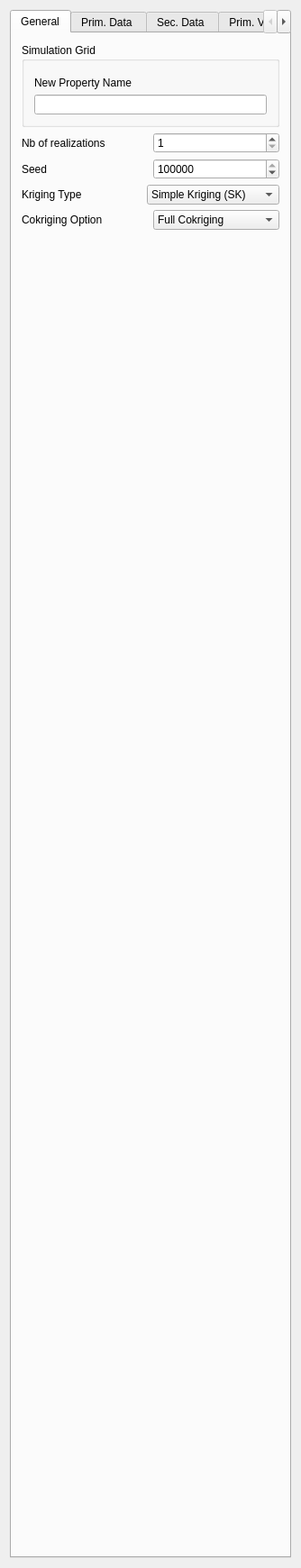
<?xml version="1.0" encoding="UTF-8"?>
<ui version="4.0">
 <class>Cosgsim</class>
 <widget class="QWidget" name="Cosgsim">
  <property name="geometry">
   <rect>
    <x>0</x>
    <y>0</y>
    <width>334</width>
    <height>1740</height>
   </rect>
  </property>
  <property name="windowTitle">
   <string>CoSgsim</string>
  </property>
  <property name="AlgorithmCategory" stdset="0">
   <string>Simulation</string>
  </property>
  <property name="AlgorithmDescription" stdset="0">
   <string>sequential gaussian co-simulation</string>
  </property>
  <layout class="QVBoxLayout" name="verticalLayout_11">
   <item>
    <widget class="QTabWidget" name="tabWidget2">
     <property name="tabShape">
      <enum>QTabWidget::Rounded</enum>
     </property>
     <property name="currentIndex">
      <number>0</number>
     </property>
     <widget class="QWidget" name="tab1">
      <attribute name="title">
       <string>General</string>
      </attribute>
      <layout class="QVBoxLayout" name="verticalLayout_2">
       <item>
        <widget class="QGroupBox" name="SimulationGrid">
         <property name="maximumSize">
          <size>
           <width>32767</width>
           <height>140</height>
          </size>
         </property>
         <property name="title">
          <string>Simulation Grid</string>
         </property>
         <layout class="QVBoxLayout" name="verticalLayout">
          <item>
           <widget class="GridSelector" name="Grid_Name"/>
          </item>
          <item>
           <widget class="QLabel" name="TextLabel2">
            <property name="text">
             <string>New Property Name</string>
            </property>
            <property name="wordWrap">
             <bool>false</bool>
            </property>
           </widget>
          </item>
          <item>
           <widget class="QLineEdit" name="Property_Name"/>
          </item>
         </layout>
        </widget>
       </item>
       <item>
        <layout class="QHBoxLayout">
         <property name="spacing">
          <number>6</number>
         </property>
         <property name="margin">
          <number>0</number>
         </property>
         <item>
          <widget class="QLabel" name="TextLabel2_2_2_2">
           <property name="text">
            <string>Nb of realizations</string>
           </property>
           <property name="wordWrap">
            <bool>false</bool>
           </property>
          </widget>
         </item>
         <item>
          <widget class="QSpinBox" name="Nb_Realizations">
           <property name="minimum">
            <number>1</number>
           </property>
           <property name="maximum">
            <number>10000</number>
           </property>
          </widget>
         </item>
        </layout>
       </item>
       <item>
        <layout class="QHBoxLayout">
         <property name="spacing">
          <number>6</number>
         </property>
         <property name="margin">
          <number>0</number>
         </property>
         <item>
          <widget class="QLabel" name="TextLabel2_2_2_2_2">
           <property name="text">
            <string>Seed</string>
           </property>
           <property name="wordWrap">
            <bool>false</bool>
           </property>
          </widget>
         </item>
         <item>
          <widget class="QSpinBox" name="Seed">
           <property name="maximum">
            <number>99999999</number>
           </property>
           <property name="value">
            <number>14071789</number>
           </property>
          </widget>
         </item>
        </layout>
       </item>
       <item>
        <layout class="QHBoxLayout">
         <property name="margin">
          <number>0</number>
         </property>
         <item>
          <widget class="QLabel" name="textLabel1_3">
           <property name="text">
            <string>Kriging Type</string>
           </property>
           <property name="wordWrap">
            <bool>false</bool>
           </property>
          </widget>
         </item>
         <item>
          <widget class="QComboBox" name="Kriging_Type">
           <item>
            <property name="text">
             <string>Simple Kriging (SK)</string>
            </property>
           </item>
           <item>
            <property name="text">
             <string>Ordinary Kriging (OK)</string>
            </property>
           </item>
          </widget>
         </item>
        </layout>
       </item>
       <item>
        <layout class="QHBoxLayout">
         <property name="spacing">
          <number>6</number>
         </property>
         <property name="margin">
          <number>0</number>
         </property>
         <item>
          <widget class="QLabel" name="TextLabel1_2">
           <property name="text">
            <string>Cokriging Option</string>
           </property>
           <property name="wordWrap">
            <bool>false</bool>
           </property>
          </widget>
         </item>
         <item>
          <widget class="QComboBox" name="Cokriging_Type">
           <item>
            <property name="text">
             <string>Full Cokriging</string>
            </property>
           </item>
           <item>
            <property name="text">
             <string>Markov Model 1</string>
            </property>
           </item>
           <item>
            <property name="text">
             <string>Markov Model 2</string>
            </property>
           </item>
          </widget>
         </item>
        </layout>
       </item>
       <item>
        <spacer>
         <property name="orientation">
          <enum>Qt::Vertical</enum>
         </property>
         <property name="sizeType">
          <enum>QSizePolicy::Expanding</enum>
         </property>
         <property name="sizeHint" stdset="0">
          <size>
           <width>20</width>
           <height>990</height>
          </size>
         </property>
        </spacer>
       </item>
      </layout>
     </widget>
     <widget class="QWidget" name="unnamed">
      <attribute name="title">
       <string>Prim. Data </string>
      </attribute>
      <layout class="QVBoxLayout" name="verticalLayout_5">
       <item>
        <widget class="QGroupBox" name="groupBox6">
         <property name="title">
          <string>Prim Hard Data</string>
         </property>
         <layout class="QVBoxLayout" name="verticalLayout_3">
          <item>
           <widget class="GridSelector" name="Primary_Harddata_Grid">
            <property name="currentIndex" stdset="0">
             <number>1</number>
            </property>
           </widget>
          </item>
          <item>
           <widget class="QLabel" name="TextLabel2_2">
            <property name="text">
             <string>Primary Property</string>
            </property>
            <property name="wordWrap">
             <bool>false</bool>
            </property>
           </widget>
          </item>
          <item>
           <widget class="SinglePropertySelector" name="Primary_Variable"/>
          </item>
          <item>
           <widget class="QCheckBox" name="Assign_Hard_Data">
            <property name="text">
             <string>Assign primary data to simulation grid</string>
            </property>
            <property name="checked">
             <bool>true</bool>
            </property>
           </widget>
          </item>
         </layout>
        </widget>
       </item>
       <item>
        <widget class="QGroupBox" name="groupBox">
         <property name="title">
          <string>Search Ellipsoid for Primary Variable</string>
         </property>
         <layout class="QVBoxLayout" name="verticalLayout_4">
          <item>
           <layout class="QHBoxLayout" name="horizontalLayout">
            <item>
             <widget class="QLabel" name="TextLabel2_2_2_2_3">
              <property name="text">
               <string>Max conditioning data</string>
              </property>
              <property name="wordWrap">
               <bool>false</bool>
              </property>
             </widget>
            </item>
            <item>
             <widget class="QSpinBox" name="Max_Conditioning_Data_1">
              <property name="minimum">
               <number>0</number>
              </property>
              <property name="maximum">
               <number>200</number>
              </property>
              <property name="value">
               <number>12</number>
              </property>
             </widget>
            </item>
           </layout>
          </item>
          <item>
           <widget class="EllipsoidInput" name="Search_Ellipsoid_1">
            <property name="sizePolicy">
             <sizepolicy hsizetype="Preferred" vsizetype="Fixed">
              <horstretch>0</horstretch>
              <verstretch>0</verstretch>
             </sizepolicy>
            </property>
            <property name="maximumSize">
             <size>
              <width>16777215</width>
              <height>165</height>
             </size>
            </property>
           </widget>
          </item>
          <item>
           <widget class="AdvancedNeighborhoodInput" name="AdvancedSearch"/>
          </item>
         </layout>
        </widget>
       </item>
       <item>
        <widget class="QCheckBox" name="Transform_Primary_Variable">
         <property name="text">
          <string>Transform Primary Variable</string>
         </property>
        </widget>
       </item>
       <item>
        <widget class="GsTLButtonGroup" name="nonParamPrimary_box">
         <property name="enabled">
          <bool>false</bool>
         </property>
         <property name="title">
          <string/>
         </property>
         <layout class="QGridLayout">
          <item row="0" column="0">
           <widget class="NonParamCdfInput" name="nonParamCdf_primary"/>
          </item>
         </layout>
        </widget>
       </item>
       <item>
        <spacer>
         <property name="orientation">
          <enum>Qt::Vertical</enum>
         </property>
         <property name="sizeType">
          <enum>QSizePolicy::Expanding</enum>
         </property>
         <property name="sizeHint" stdset="0">
          <size>
           <width>20</width>
           <height>660</height>
          </size>
         </property>
        </spacer>
       </item>
      </layout>
     </widget>
     <widget class="QWidget" name="tab4">
      <attribute name="title">
       <string>Sec. Data </string>
      </attribute>
      <layout class="QVBoxLayout" name="verticalLayout_8">
       <item>
        <widget class="QGroupBox" name="GroupBox3">
         <property name="title">
          <string>Secondary Data</string>
         </property>
         <layout class="QVBoxLayout" name="verticalLayout_10">
          <item>
           <widget class="GridSelector" name="Secondary_Harddata_Grid"/>
          </item>
          <item>
           <layout class="QHBoxLayout" name="horizontalLayout_2">
            <item>
             <widget class="QRadioButton" name="is_secondary_single_prop">
              <property name="text">
               <string>Unique Property</string>
              </property>
              <property name="checked">
               <bool>true</bool>
              </property>
              <attribute name="buttonGroup">
               <string>buttonGroup</string>
              </attribute>
             </widget>
            </item>
            <item>
             <widget class="QRadioButton" name="is_secondary_group">
              <property name="text">
               <string>Group</string>
              </property>
              <attribute name="buttonGroup">
               <string>buttonGroup</string>
              </attribute>
             </widget>
            </item>
           </layout>
          </item>
          <item>
           <widget class="QGroupBox" name="single_sec_prop_box">
            <property name="title">
             <string>Secondary Property</string>
            </property>
            <layout class="QVBoxLayout" name="verticalLayout_7">
             <item>
              <widget class="SinglePropertySelector" name="Secondary_Variable"/>
             </item>
            </layout>
           </widget>
          </item>
          <item>
           <widget class="QGroupBox" name="group_sec_prop_box">
            <property name="enabled">
             <bool>false</bool>
            </property>
            <property name="title">
             <string>Secondary Group of properties</string>
            </property>
            <layout class="QVBoxLayout" name="verticalLayout_9">
             <item>
              <widget class="SinglePropertyGroupSelector" name="Secondary_Variable_Group"/>
             </item>
            </layout>
           </widget>
          </item>
         </layout>
        </widget>
       </item>
       <item>
        <widget class="QGroupBox" name="groupBox_2">
         <property name="title">
          <string>Secondary Search Neigborhood</string>
         </property>
         <layout class="QVBoxLayout" name="verticalLayout_6">
          <item>
           <layout class="QHBoxLayout" name="horizontalLayout_4">
            <item>
             <widget class="QLabel" name="max_text">
              <property name="text">
               <string>Max conditioning data</string>
              </property>
              <property name="wordWrap">
               <bool>false</bool>
              </property>
             </widget>
            </item>
            <item>
             <widget class="QSpinBox" name="Max_Conditioning_Data_2">
              <property name="minimum">
               <number>0</number>
              </property>
              <property name="maximum">
               <number>200</number>
              </property>
              <property name="value">
               <number>12</number>
              </property>
             </widget>
            </item>
           </layout>
          </item>
          <item>
           <widget class="EllipsoidInput" name="Search_Ellipsoid_2"/>
          </item>
          <item>
           <widget class="AdvancedNeighborhoodInput" name="AdvancedSearch_2"/>
          </item>
         </layout>
        </widget>
       </item>
       <item>
        <widget class="QCheckBox" name="Transform_Secondary_Variable">
         <property name="text">
          <string>Transform Secondary Variable</string>
         </property>
        </widget>
       </item>
       <item>
        <widget class="GsTLButtonGroup" name="nonParamSecondary_box">
         <property name="enabled">
          <bool>false</bool>
         </property>
         <property name="title">
          <string/>
         </property>
         <layout class="QGridLayout">
          <item row="0" column="0">
           <widget class="NonParamCdfInput" name="nonParamCdf_secondary"/>
          </item>
         </layout>
        </widget>
       </item>
       <item>
        <spacer name="verticalSpacer_2">
         <property name="orientation">
          <enum>Qt::Vertical</enum>
         </property>
         <property name="sizeHint" stdset="0">
          <size>
           <width>20</width>
           <height>658</height>
          </size>
         </property>
        </spacer>
       </item>
      </layout>
     </widget>
     <widget class="QWidget" name="tab2">
      <attribute name="title">
       <string>Prim. Var</string>
      </attribute>
      <layout class="QVBoxLayout">
       <property name="margin">
        <number>0</number>
       </property>
       <item>
        <widget class="QGroupBox" name="GroupBox5">
         <property name="title">
          <string>Variogram for primary variable C11(h)</string>
         </property>
         <layout class="QVBoxLayout">
          <property name="spacing">
           <number>6</number>
          </property>
          <property name="margin">
           <number>11</number>
          </property>
          <item>
           <widget class="VariogramInput" name="Variogram_C11">
            <property name="sizePolicy">
             <sizepolicy hsizetype="Preferred" vsizetype="Minimum">
              <horstretch>0</horstretch>
              <verstretch>0</verstretch>
             </sizepolicy>
            </property>
           </widget>
          </item>
          <item>
           <spacer>
            <property name="orientation">
             <enum>Qt::Vertical</enum>
            </property>
            <property name="sizeType">
             <enum>QSizePolicy::Expanding</enum>
            </property>
            <property name="sizeHint" stdset="0">
             <size>
              <width>20</width>
              <height>31</height>
             </size>
            </property>
           </spacer>
          </item>
         </layout>
        </widget>
       </item>
       <item>
        <spacer>
         <property name="orientation">
          <enum>Qt::Vertical</enum>
         </property>
         <property name="sizeType">
          <enum>QSizePolicy::Expanding</enum>
         </property>
         <property name="sizeHint" stdset="0">
          <size>
           <width>21</width>
           <height>900</height>
          </size>
         </property>
        </spacer>
       </item>
      </layout>
     </widget>
     <widget class="QWidget" name="tab3">
      <attribute name="title">
       <string>Sec. Var.</string>
      </attribute>
      <layout class="QVBoxLayout">
       <item>
        <widget class="GsTLGroupBox" name="LMC_group">
         <property name="title">
          <string/>
         </property>
         <property name="keyword" stdset="0">
          <string>Full Cokriging</string>
         </property>
         <layout class="QVBoxLayout">
          <item>
           <widget class="QLabel" name="TextLabel3">
            <property name="font">
             <font>
              <weight>75</weight>
              <bold>true</bold>
             </font>
            </property>
            <property name="text">
             <string>Cross-variogram C12(h)</string>
            </property>
           </widget>
          </item>
          <item>
           <widget class="VariogramInput" name="Variogram_C12"/>
          </item>
          <item>
           <widget class="QLabel" name="TextLabel3_2">
            <property name="font">
             <font>
              <weight>75</weight>
              <bold>true</bold>
             </font>
            </property>
            <property name="text">
             <string>Variogram of Secondary variable C22(h)</string>
            </property>
            <property name="wordWrap">
             <bool>false</bool>
            </property>
           </widget>
          </item>
          <item>
           <widget class="VariogramInput" name="Variogram_C22"/>
          </item>
          <item>
           <spacer>
            <property name="orientation">
             <enum>Qt::Vertical</enum>
            </property>
            <property name="sizeHint" stdset="0">
             <size>
              <width>20</width>
              <height>40</height>
             </size>
            </property>
           </spacer>
          </item>
         </layout>
        </widget>
       </item>
       <item>
        <widget class="GsTLGroupBox" name="MM1_group">
         <property name="title">
          <string/>
         </property>
         <property name="keyword" stdset="0">
          <string>Markov Model 1</string>
         </property>
         <property name="displayed" stdset="0">
          <bool>false</bool>
         </property>
         <property name="activated" stdset="0">
          <bool>false</bool>
         </property>
         <layout class="QVBoxLayout">
          <property name="spacing">
           <number>6</number>
          </property>
          <property name="margin">
           <number>11</number>
          </property>
          <item>
           <widget class="QLabel" name="TextLabel5">
            <property name="text">
             <string>Z1 is the primary variable, Z2 the secondary</string>
            </property>
            <property name="alignment">
             <set>Qt::AlignVCenter</set>
            </property>
            <property name="wordWrap">
             <bool>true</bool>
            </property>
           </widget>
          </item>
          <item>
           <layout class="QGridLayout">
            <property name="margin">
             <number>0</number>
            </property>
            <item row="0" column="0" colspan="2">
             <widget class="QLabel" name="TextLabel4">
              <property name="minimumSize">
               <size>
                <width>160</width>
                <height>0</height>
               </size>
              </property>
              <property name="text">
               <string>Coef. Correlation Z1,Z2</string>
              </property>
              <property name="wordWrap">
               <bool>false</bool>
              </property>
             </widget>
            </item>
            <item row="0" column="2">
             <widget class="QLineEdit" name="Correl_Z1Z2"/>
            </item>
           </layout>
          </item>
         </layout>
        </widget>
       </item>
       <item>
        <widget class="GsTLGroupBox" name="MM2_group">
         <property name="title">
          <string/>
         </property>
         <property name="keyword" stdset="0">
          <string>Markov Model 2</string>
         </property>
         <property name="displayed" stdset="0">
          <bool>false</bool>
         </property>
         <property name="activated" stdset="0">
          <bool>false</bool>
         </property>
         <layout class="QVBoxLayout">
          <item>
           <widget class="QLabel" name="TextLabel5_2">
            <property name="text">
             <string>Z1 is the primary variable, Z2 the secondary</string>
            </property>
            <property name="alignment">
             <set>Qt::AlignVCenter</set>
            </property>
            <property name="wordWrap">
             <bool>true</bool>
            </property>
           </widget>
          </item>
          <item>
           <layout class="QHBoxLayout">
            <property name="margin">
             <number>0</number>
            </property>
            <item>
             <widget class="QLabel" name="TextLabel4_3">
              <property name="minimumSize">
               <size>
                <width>160</width>
                <height>0</height>
               </size>
              </property>
              <property name="text">
               <string>Coef. Correlation Z1,Z2</string>
              </property>
              <property name="wordWrap">
               <bool>false</bool>
              </property>
             </widget>
            </item>
            <item>
             <widget class="QLineEdit" name="MM2_Correl_Z1Z2"/>
            </item>
            <item>
             <spacer>
              <property name="orientation">
               <enum>Qt::Vertical</enum>
              </property>
              <property name="sizeType">
               <enum>QSizePolicy::Expanding</enum>
              </property>
              <property name="sizeHint" stdset="0">
               <size>
                <width>10</width>
                <height>16</height>
               </size>
              </property>
             </spacer>
            </item>
           </layout>
          </item>
          <item>
           <widget class="QLabel" name="TextLabel3_2_2">
            <property name="font">
             <font>
              <weight>75</weight>
              <bold>true</bold>
             </font>
            </property>
            <property name="text">
             <string>Variogram of Secondary variable C22(h)</string>
            </property>
            <property name="wordWrap">
             <bool>false</bool>
            </property>
           </widget>
          </item>
          <item>
           <widget class="VariogramInput" name="MM2_Variogram_C22"/>
          </item>
          <item>
           <spacer>
            <property name="orientation">
             <enum>Qt::Vertical</enum>
            </property>
            <property name="sizeType">
             <enum>QSizePolicy::Expanding</enum>
            </property>
            <property name="sizeHint" stdset="0">
             <size>
              <width>20</width>
              <height>10</height>
             </size>
            </property>
           </spacer>
          </item>
         </layout>
        </widget>
       </item>
       <item>
        <spacer>
         <property name="orientation">
          <enum>Qt::Vertical</enum>
         </property>
         <property name="sizeHint" stdset="0">
          <size>
           <width>20</width>
           <height>42</height>
          </size>
         </property>
        </spacer>
       </item>
      </layout>
     </widget>
    </widget>
   </item>
  </layout>
 </widget>
 <layoutdefault spacing="6" margin="11"/>
 <pixmapfunction>qPixmapFromMimeSource</pixmapfunction>
 <customwidgets>
  <customwidget>
   <class>SinglePropertySelector</class>
   <extends>QComboBox</extends>
   <header>GsTLAppli/extra/qtplugins/selectors.h</header>
  </customwidget>
  <customwidget>
   <class>VariogramInput</class>
   <extends>QWidget</extends>
   <header>GsTLAppli/extra/qtplugins/variogram_input.h</header>
  </customwidget>
  <customwidget>
   <class>GsTLButtonGroup</class>
   <extends>QGroupBox</extends>
   <header>GsTLAppli/extra/qtplugins/selectors.h</header>
  </customwidget>
  <customwidget>
   <class>GsTLGroupBox</class>
   <extends>QGroupBox</extends>
   <header>GsTLAppli/extra/qtplugins/selectors.h</header>
  </customwidget>
  <customwidget>
   <class>EllipsoidInput</class>
   <extends>QWidget</extends>
   <header>GsTLAppli/extra/qtplugins/ellipsoid_input.h</header>
  </customwidget>
  <customwidget>
   <class>NonParamCdfInput</class>
   <extends>QWidget</extends>
   <header>GsTLAppli/extra/qtplugins/non_param_cdf_input.h</header>
  </customwidget>
  <customwidget>
   <class>GridSelector</class>
   <extends>QWidget</extends>
   <header>GsTLAppli/extra/qtplugins/selectors.h</header>
  </customwidget>
  <customwidget>
   <class>AdvancedNeighborhoodInput</class>
   <extends>QWidget</extends>
   <header>GsTLAppli/extra/qtplugins/neighborhood_filter_input.h</header>
  </customwidget>
  <customwidget>
   <class>SinglePropertyGroupSelector</class>
   <extends>QComboBox</extends>
   <header>GsTLAppli/extra/qtplugins/group_selectors.h</header>
  </customwidget>
 </customwidgets>
 <includes>
  <include location="local">gridselector.h</include>
  <include location="local">gridselector.h</include>
  <include location="local">singlepropertyselector.h</include>
  <include location="local">gstlgroupbox.h</include>
  <include location="local">ellipsoidinput.h</include>
  <include location="local">gstl_table.h</include>
  <include location="local">gstl_table.h</include>
  <include location="local">gstlbuttongroup.h</include>
  <include location="local">nonparamcdfinput.h</include>
  <include location="local">propertyselector.h</include>
  <include location="local">lowertailcdfinput.h</include>
  <include location="local">uppertailcdfinput.h</include>
  <include location="local">gridselector.h</include>
  <include location="local">singlepropertyselector.h</include>
  <include location="local">gstlgroupbox.h</include>
  <include location="local">ellipsoidinput.h</include>
  <include location="local">gstl_table.h</include>
  <include location="local">gstl_table.h</include>
  <include location="local">gstlbuttongroup.h</include>
  <include location="local">nonparamcdfinput.h</include>
  <include location="local">propertyselector.h</include>
  <include location="local">lowertailcdfinput.h</include>
  <include location="local">uppertailcdfinput.h</include>
  <include location="local">variograminput.h</include>
  <include location="local">gstlgroupbox.h</include>
  <include location="local">variograminput.h</include>
  <include location="local">variograminput.h</include>
  <include location="local">gstlgroupbox.h</include>
  <include location="local">gstlgroupbox.h</include>
  <include location="local">variograminput.h</include>
 </includes>
 <resources/>
 <connections>
  <connection>
   <sender>Cokriging_Type</sender>
   <signal>activated(QString)</signal>
   <receiver>MM1_group</receiver>
   <slot>setActivated(QString)</slot>
   <hints>
    <hint type="sourcelabel">
     <x>20</x>
     <y>20</y>
    </hint>
    <hint type="destinationlabel">
     <x>20</x>
     <y>20</y>
    </hint>
   </hints>
  </connection>
  <connection>
   <sender>Primary_Harddata_Grid</sender>
   <signal>activated(QString)</signal>
   <receiver>Primary_Variable</receiver>
   <slot>show_properties(QString)</slot>
   <hints>
    <hint type="sourcelabel">
     <x>20</x>
     <y>20</y>
    </hint>
    <hint type="destinationlabel">
     <x>20</x>
     <y>20</y>
    </hint>
   </hints>
  </connection>
  <connection>
   <sender>Secondary_Harddata_Grid</sender>
   <signal>activated(QString)</signal>
   <receiver>Secondary_Variable</receiver>
   <slot>show_properties(QString)</slot>
   <hints>
    <hint type="sourcelabel">
     <x>20</x>
     <y>20</y>
    </hint>
    <hint type="destinationlabel">
     <x>20</x>
     <y>20</y>
    </hint>
   </hints>
  </connection>
  <connection>
   <sender>Transform_Primary_Variable</sender>
   <signal>toggled(bool)</signal>
   <receiver>nonParamPrimary_box</receiver>
   <slot>setEnabled(bool)</slot>
   <hints>
    <hint type="sourcelabel">
     <x>20</x>
     <y>20</y>
    </hint>
    <hint type="destinationlabel">
     <x>20</x>
     <y>20</y>
    </hint>
   </hints>
  </connection>
  <connection>
   <sender>Transform_Secondary_Variable</sender>
   <signal>toggled(bool)</signal>
   <receiver>nonParamSecondary_box</receiver>
   <slot>setEnabled(bool)</slot>
   <hints>
    <hint type="sourcelabel">
     <x>20</x>
     <y>20</y>
    </hint>
    <hint type="destinationlabel">
     <x>20</x>
     <y>20</y>
    </hint>
   </hints>
  </connection>
  <connection>
   <sender>Cokriging_Type</sender>
   <signal>activated(QString)</signal>
   <receiver>MM2_group</receiver>
   <slot>setActivated(QString)</slot>
   <hints>
    <hint type="sourcelabel">
     <x>20</x>
     <y>20</y>
    </hint>
    <hint type="destinationlabel">
     <x>20</x>
     <y>20</y>
    </hint>
   </hints>
  </connection>
  <connection>
   <sender>Secondary_Harddata_Grid</sender>
   <signal>activated(QString)</signal>
   <receiver>nonParamCdf_secondary</receiver>
   <slot>setReferenceGrid(QString)</slot>
   <hints>
    <hint type="sourcelabel">
     <x>20</x>
     <y>20</y>
    </hint>
    <hint type="destinationlabel">
     <x>20</x>
     <y>20</y>
    </hint>
   </hints>
  </connection>
  <connection>
   <sender>Secondary_Variable</sender>
   <signal>activated(QString)</signal>
   <receiver>nonParamCdf_secondary</receiver>
   <slot>setReferenceProperty(QString)</slot>
   <hints>
    <hint type="sourcelabel">
     <x>20</x>
     <y>20</y>
    </hint>
    <hint type="destinationlabel">
     <x>20</x>
     <y>20</y>
    </hint>
   </hints>
  </connection>
  <connection>
   <sender>Cokriging_Type</sender>
   <signal>activated(QString)</signal>
   <receiver>LMC_group</receiver>
   <slot>setActivated(QString)</slot>
   <hints>
    <hint type="sourcelabel">
     <x>270</x>
     <y>286</y>
    </hint>
    <hint type="destinationlabel">
     <x>60</x>
     <y>48</y>
    </hint>
   </hints>
  </connection>
  <connection>
   <sender>is_secondary_group</sender>
   <signal>toggled(bool)</signal>
   <receiver>group_sec_prop_box</receiver>
   <slot>setEnabled(bool)</slot>
   <hints>
    <hint type="sourcelabel">
     <x>85</x>
     <y>116</y>
    </hint>
    <hint type="destinationlabel">
     <x>143</x>
     <y>217</y>
    </hint>
   </hints>
  </connection>
  <connection>
   <sender>is_secondary_single_prop</sender>
   <signal>toggled(bool)</signal>
   <receiver>single_sec_prop_box</receiver>
   <slot>setEnabled(bool)</slot>
   <hints>
    <hint type="sourcelabel">
     <x>201</x>
     <y>116</y>
    </hint>
    <hint type="destinationlabel">
     <x>143</x>
     <y>158</y>
    </hint>
   </hints>
  </connection>
  <connection>
   <sender>Secondary_Harddata_Grid</sender>
   <signal>activated(QString)</signal>
   <receiver>Secondary_Variable_Group</receiver>
   <slot>show_property_groups(QString)</slot>
   <hints>
    <hint type="sourcelabel">
     <x>165</x>
     <y>81</y>
    </hint>
    <hint type="destinationlabel">
     <x>165</x>
     <y>223</y>
    </hint>
   </hints>
  </connection>
 </connections>
 <buttongroups>
  <buttongroup name="buttonGroup"/>
 </buttongroups>
</ui>
